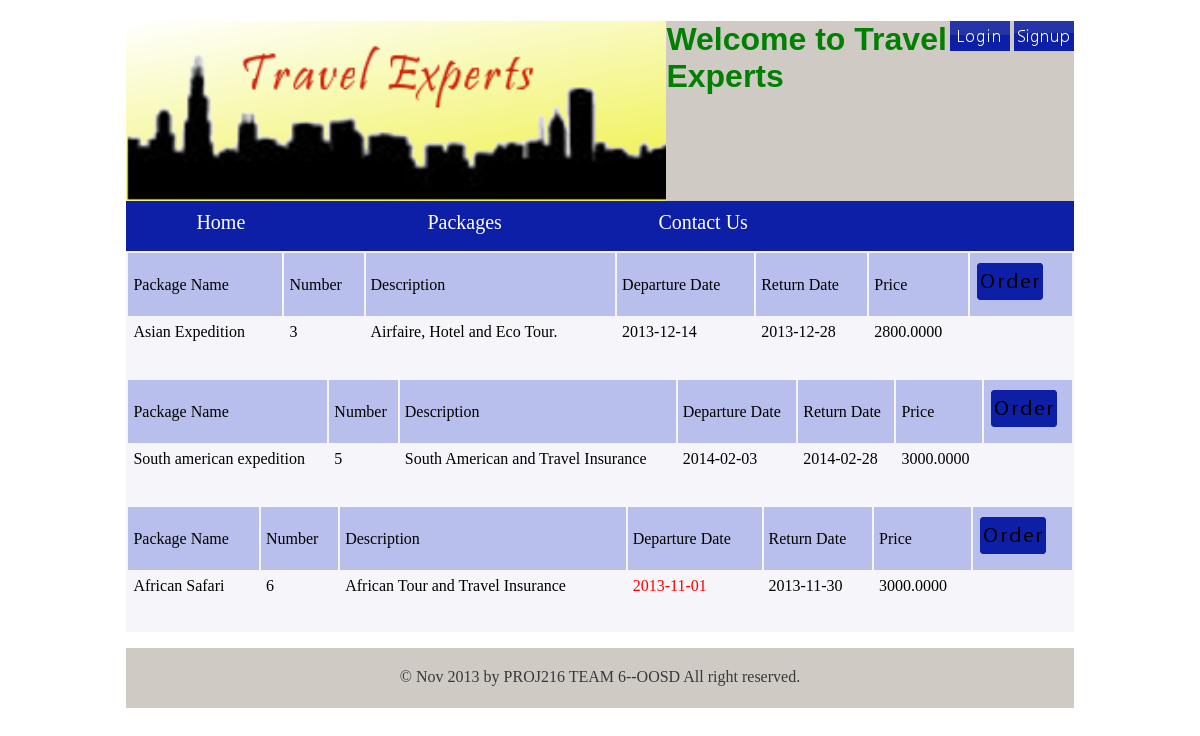
The page /packages.php on the database its author committed.
### tables this page shows
CREATE TABLE `Packages`
(`PackageId` INT NOT NULL AUTO_INCREMENT, 
`PkgName` VARCHAR(50) NOT NULL, 
`PkgStartDate` DATETIME NULL, 
`PkgEndDate` DATETIME NULL, 
`PkgDesc` VARCHAR(50) NULL, 
`PkgBasePrice` DECIMAL(19, 4) NOT NULL, 
`PkgAgencyCommission` DECIMAL(19, 4) NULL, 
PRIMARY KEY(`PackageId`)) ENGINE InnoDB;

### packages.php (the view, shortened to what this page needs)
<?php
function displayPackage(){
	$packageid = ("SELECT PackageId FROM packages");
	$packageName = ("SELECT PkgName FROM packages");
	$packageStart = ("SELECT DATE(PkgStartDate) AS PkgStartDate FROM packages");
	$packageEnd = ("SELECT DATE(PkgEndDate) AS PkgEndDate FROM packages");
	$packageDesc = ("SELECT PkgDesc FROM packages");
	$packagePrice = ("SELECT PkgBasePrice FROM packages");
	$packageid = mysql_query($packageid);
	$packageName = mysql_query($packageName);
	$packageStart = mysql_query($packageStart);
	$packageEnd = mysql_query($packageEnd);
	$packageDesc = mysql_query($packageDesc);
	$packagePrice = mysql_query($packagePrice);
	$date = date("Y-m-d");
	$rows = mysql_num_rows($packageid);
	$i=0;
	while($i < $rows){
			$idResult = mysql_result($packageid, $i);
			$nameResult = mysql_result($packageName, $i);
			$startResult = mysql_result($packageStart, $i);
			$endResult = mysql_result($packageEnd, $i);
			$descResult = mysql_result($packageDesc, $i);
			$priceResult = mysql_result($packagePrice, $i);
			if($endResult > $date)
			{
				print("<table>");
				print("<tr>
						<td class=\"titleRow\">Package Name</td>
						<td class=\"titleRow\">Number</td>
						<td class=\"titleRow\">Description</td>
						<td class=\"titleRow\">Departure Date</td>
						<td class=\"titleRow\">Return Date</td>
						<td class=\"titleRow\">Price</td>
						<td class=\"titleRow\">
							<form action=\"orderButton.php\" method=\"POST\">
								<input type=\"image\" src=\"./images/orderPic.png\" id=\"order\" value=\"".$idResult."\" name=\"order\">
							</form>
						</td>
					</tr>");
					if($endResult > $date && $startResult < $date)
						{
							print("<tr>
							<td>".$nameResult."</td>
							<td>".$idResult."</td>
							<td>".$descResult."</td>
							<td style=\"color:red;\">".$startResult."</td>
							<td>".$endResult."</td>
							<td>".$priceResult."</td>
							</tr>");
							print("</table>");
						}
					else
						{
							print("<tr>
							<td>".$nameResult."</td>
							<td>".$idResult."</td>
							<td>".$descResult."</td>
							<td>".$startResult."</td>
							<td>".$endResult."</td>
							<td>".$priceResult."</td>
							</tr>");
							print("</table>");
						}
			}
			$i++;
	}
}
?>
<!DOCTYPE html>
<html>
<head>
	<link href="./css/bk.css" rel="stylesheet" type="text/css">
</head>
<body>
	<div id="wrap">
<?php
	include_once("header.php");
?>
<div id="content">
	<?php displayPackage(); ?>
</div>
<?php
	include_once("footer.php");
?>
		</div>
	</body>
</html>

### css/bk.css (style rules this page uses)
#wrap { width: 80%; margin: auto; }
#content { height: auto; background: #F5F5FA; }
table { background-color:#F5F5FA; width:100%; padding-bottom:30px; }
td { padding:5px; }
td.titleRow { background-color:#b9bfec; }

### rows shown on the page
packages: PkgName "Asian Expedition", PackageId "3", PkgDesc "Airfaire, Hotel and Eco Tour."
packages: PkgName "South american expedition", PackageId "5", PkgDesc "South American and Travel Insurance"
packages: PkgName "African Safari", PackageId "6", PkgDesc "African Tour and Travel Insurance"

### other values the page prints
$startResult "2013-12-14"
$endResult "2013-12-28"
$priceResult "2800.0000"
$startResult "2014-02-03"
$endResult "2014-02-28"
$priceResult "3000.0000"
$startResult "2013-11-01"
$endResult "2013-11-30"
